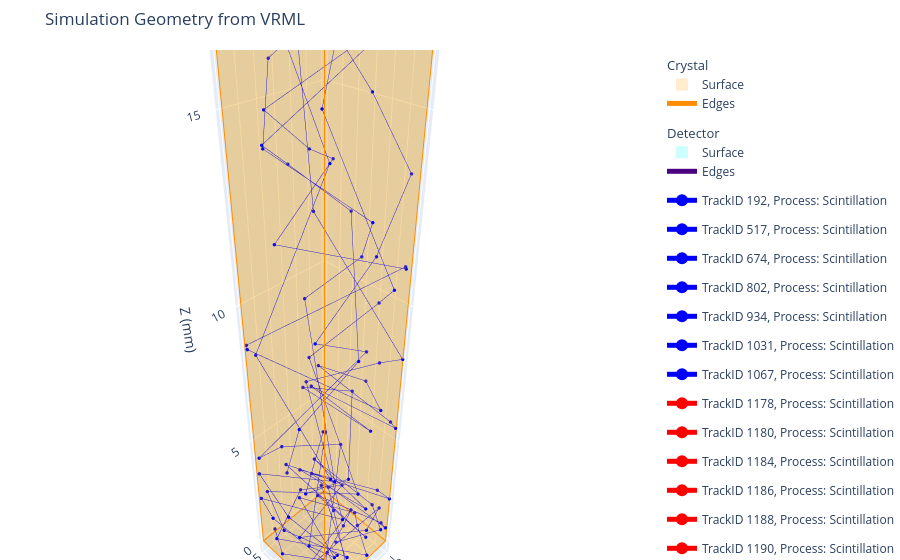

Write notebook code for a chart like this one.
### Code cell
style_sheet_path = "wrl_stylesheet.example.json"

fig = plot_wrl.plot_wrl_file(
    "../../sim_geometry.wrl",
    style_sheet=style_sheet_path,
    exclude_patterns=["world:*"],
    # exclude_patterns=["crystal:*", "world:*"],
    exclude_mode="replace",
)


opt_event_df = opt_phsa_df.filter(pl.col("EventID")== non_passed_through_track_ids//100000)
crystal_event_df = crystal_phsa_df.filter(pl.col("EventID") == non_passed_through_track_ids//100000)

# selected_track_id = np.arange(0,4)
colors = ["red", "blue", "green", "orange"]
tracks_to_plot = []
opt_track_ids = opt_event_df["TrackID"].unique().to_numpy()
opt_track_parent_ids = opt_event_df["ParentID"].unique().to_numpy()
for i, track_id in enumerate(opt_track_parent_ids):
    tracks_to_plot.append(create_plotly_go_track(
        crystal_event_df.filter(pl.col("TrackID") == track_id),
        style={"line": {"color": colors[1], "width": 1}, "marker": {"color": colors[1], "size": 2}},
    ))

opt_track_ids = opt_event_df["TrackID"].unique().to_numpy()
for i, track_id in enumerate(opt_track_ids):
    tracks_to_plot.append(create_plotly_go_track_with_steps(
        opt_event_df.filter(pl.col("TrackID") == track_id),
        style={"line": {"color": colors[0], "width": 1}, "marker": {"color": colors[0], "size": 2}},
    ))
fig.add_traces(
    tracks_to_plot,
)
fig.show()

### Figure 1 — Plotly figure (JSON) as saved in the notebook; plotly's stock layout.template omitted (floating-point values rounded to 4 significant figures)
{"data": [{"color": "orange", "flatshading": true, "i": [0, 0, 4, 4, 7, 7, 6, 6, 5, 5, 4, 4], "j": [3, 2, 7, 3, 6, 2, 5, 1, 4, 0, 5, 6], "k": [2, 1, 3, 0, 2, 3, 1, 2, 0, 1, 6, 7], "legendgroup": "Geometry Crystal", "legendgrouptitle": {"text": "Crystal"}, "name": "Surface", "opacity": 0.2, "showlegend": true, "type": "mesh3d", "x": [-1.5, 1.5, 1.5, -1.5, -1.5, 1.5, 1.5, -1.5], "y": [-1.5, -1.5, 1.5, 1.5, -1.5, -1.5, 1.5, 1.5], "z": [0, 0, 0, 0, 20, 20, 20, 20]}, {"hoverinfo": "skip", "legendgroup": "Geometry Crystal", "line": {"color": "darkorange", "width": 2}, "mode": "lines", "name": "Edges", "showlegend": true, "type": "scatter3d", "x": [-1.5, -1.5, null, 1.5, -1.5, null, 1.5, 1.5, null, -1.5, 1.5, null, -1.5, -1.5, null, -1.5, -1.5, null, -1.5, -1.5, null, 1.5, -1.5, null, 1.5, 1.5, null, 1.5, 1.5, null, 1.5, 1.5, null, -1.5, 1.5, null], "y": [-1.5, 1.5, null, 1.5, 1.5, null, -1.5, 1.5, null, -1.5, -1.5, null, -1.5, 1.5, null, 1.5, 1.5, null, -1.5, -1.5, null, 1.5, 1.5, null, 1.5, 1.5, null, -1.5, 1.5, null, -1.5, -1.5, null, -1.5, -1.5, null], "z": [0, 0, null, 0, 0, null, 0, 0, null, 0, 0, null, 20, 20, null, 0, 20, null, 0, 20, null, 20, 20, null, 0, 20, null, 20, 20, null, 0, 20, null, 20, 20, null]}, {"color": "cyan", "flatshading": true, "i": [0, 0, 4, 4, 7, 7, 6, 6, 5, 5, 4, 4], "j": [3, 2, 7, 3, 6, 2, 5, 1, 4, 0, 5, 6], "k": [2, 1, 3, 0, 2, 3, 1, 2, 0, 1, 6, 7], "legendgroup": "Geometry Detector", "legendgrouptitle": {"text": "Detector"}, "name": "Surface", "opacity": 0.2, "showlegend": true, "type": "mesh3d", "x": [-1.5, 1.5, 1.5, -1.5, -1.5, 1.5, 1.5, -1.5], "y": [-1.5, -1.5, 1.5, 1.5, -1.5, -1.5, 1.5, 1.5], "z": [20, 20, 20, 20, 20.1, 20.1, 20.1, 20.1]}, {"hoverinfo": "skip", "legendgroup": "Geometry Detector", "line": {"color": "indigo", "width": 2}, "mode": "lines", "name": "Edges", "showlegend": true, "type": "scatter3d", "x": [-1.5, -1.5, null, 1.5, -1.5, null, 1.5, 1.5, null, -1.5, 1.5, null, -1.5, -1.5, null, -1.5, -1.5, null, -1.5, -1.5, null, 1.5, -1.5, null, 1.5, 1.5, null, 1.5, 1.5, null, 1.5, 1.5, null, -1.5, 1.5, null], "y": [-1.5, 1.5, null, 1.5, 1.5, null, -1.5, 1.5, null, -1.5, -1.5, null, -1.5, 1.5, null, 1.5, 1.5, null, -1.5, -1.5, null, 1.5, 1.5, null, 1.5, 1.5, null, -1.5, 1.5, null, -1.5, -1.5, null, -1.5, -1.5, null], "z": [20, 20, null, 20, 20, null, 20, 20, null, 20, 20, null, 20.1, 20.1, null, 20, 20.1, null, 20, 20.1, null, 20.1, 20.1, null, 20, 20.1, null, 20.1, 20.1, null, 20, 20.1, null, 20.1, 20.1, null]}, {"line": {"color": "blue", "width": 1}, "marker": {"color": "blue", "size": 2}, "mode": "markers+lines", "name": "TrackID 192, Process: Scintillation", "type": "scatter3d", "x": [-0.2468, -1.16, -1.5, -0.9949, -0.2979, -0.2972, -1.5, -1.491, -0.8484, -1.416, -1.5, -1.138, -0.389, 0.299, 1.275, 1.167, 1.363, 1.376, 1.383], "y": [0.3182, 1.5, 0.8022, -1.5, 1.5, -1.5, 0.9763, 1.5, -1.5, 1.5, 1.238, -1.5, 1.5, -1.5, 1.5, -1.5, 1.5, -1.5, -1.406], "z": [4.441e-16, 0.9957, 1.342, 2.183, 2.934, 2.209, 2.271, 2.316, 1.54, 0.8383, 0.7663, 0.05386, 1.382, 2.98, 5.707, 8.2, 14.66, 19.92, 20.0]}, {"line": {"color": "blue", "width": 1}, "marker": {"color": "blue", "size": 2}, "mode": "markers+lines", "name": "TrackID shape: (0,)\nSeries: 'TrackID' [i32]\n[\n], Process: shape: (0,)\nSeries: 'TrackCreatorProcess' [str]\n[\n]", "type": "scatter3d", "x": [], "y": [], "z": []}, {"line": {"color": "blue", "width": 1}, "marker": {"color": "blue", "size": 2}, "mode": "markers+lines", "name": "TrackID 517, Process: Scintillation", "type": "scatter3d", "x": [0.2793, 1.5, 0.3265, -1.5, -0.255, 1.5, -0.1045, -0.5822, -0.8105, -0.8203], "y": [-1.5, 0.5648, 1.5, -0.541, -1.5, -0.2748, 1.5, -1.5, 1.5, 1.157], "z": [2.545, 7.086, 9.279, 11.96, 13.3, 14.57, 16.78, 18.61, 19.79, 20.0]}, {"line": {"color": "blue", "width": 1}, "marker": {"color": "blue", "size": 2}, "mode": "markers+lines", "name": "TrackID 674, Process: Scintillation", "type": "scatter3d", "x": [1.463, 1.5, -1.5, 0.4385, 1.5, -1.5, 1.5, -0.1301, -1.5, 0.255, 1.5, -0.9292], "y": [1.5, 1.469, -0.726, -1.5, -1.316, 0.2075, 1.201, 1.5, 1.25, 1.5, 1.322, 1.451], "z": [1.253, 1.279, 3.145, 3.957, 4.43, 7.758, 10.33, 12.05, 13.52, 15.73, 17.37, 20.0]}, {"line": {"color": "blue", "width": 1}, "marker": {"color": "blue", "size": 2}, "mode": "markers+lines", "name": "TrackID 802, Process: Scintillation", "type": "scatter3d", "x": [0.2455, 0.8056, 1.5, 1.424, 0.7513, -0.6901, -1.5, -1.489, -1.091, 1.5, 1.115], "y": [0.3776, 1.5, -0.8531, -1.5, 1.5, -1.5, 0.7047, 1.5, -1.5, 0.6045, 0.9499], "z": [4.441e-16, 0.6957, 1.916, 2.26, 3.436, 6.026, 7.641, 8.255, 11.76, 19.0, 20.0]}, {"line": {"color": "blue", "width": 1}, "marker": {"color": "blue", "size": 2}, "mode": "markers+lines", "name": "TrackID 934, Process: Scintillation", "type": "scatter3d", "x": [0.9493, 1.5, 1.415, 1.114, -0.7066, -1.5, 0.05586, 1.5, 0.1887, -1.5, 0.8258], "y": [1.5, -0.06597, -1.5, 1.5, -1.5, -0.1203, 1.5, -0.2467, -1.5, -1.006, 0.747], "z": [1.843, 2.75, 3.474, 5.474, 9.169, 10.79, 12.96, 14.5, 15.8, 16.97, 20.0]}, {"line": {"color": "blue", "width": 1}, "marker": {"color": "blue", "size": 2}, "mode": "markers+lines", "name": "TrackID 1031, Process: Scintillation", "type": "scatter3d", "x": [0.487, 1.5, 1.16, 0.104, -0.832, -1.5, -0.8786, 1.5, 1.11, 0.3265], "y": [1.5, -0.3192, -1.5, 1.5, -1.5, 0.5531, 1.5, 1.439, 1.5, 0.798], "z": [1.222, 1.817, 2.367, 4.019, 6.926, 9.643, 10.8, 15.68, 17.16, 20.0]}, {"line": {"color": "blue", "width": 1}, "marker": {"color": "blue", "size": 2}, "mode": "markers+lines", "name": "TrackID 1067, Process: Scintillation", "type": "scatter3d", "x": [0.9681, 1.5, 0.446, -1.33, -1.5, -1.119, 0.4334, 1.5, -0.9041, -1.5, 1.5, -1.5, -0.4027, 1.5, -1.5, -0.3004, 1.5, -0.5086, -1.269, -1.5, -0.2311, 1.078, 1.5, -1.5, -1.432, 1.5, 0.5514, -1.5, -0.5435, -0.3002, -0.9031, -1.459, -1.5, -1.221, -1.5, -0.6897, 1.5, 1.446, -1.5, -1.279, 1.5, -1.5, -0.9744, 1.5, -0.5417, -1.5, 1.5, 1.306], "y": [-1.5, -0.4915, 1.5, -1.5, -1.305, -0.6453, 1.5, 0.9214, 0.04539, -0.1485, 0.5563, 1.107, 1.5, 0.4142, -0.6129, -1.5, -0.7361, 1.5, 0.3882, 0.03637, -1.5, 1.5, 0.834, -1.455, -1.5, 0.7442, 1.5, -0.2877, -1.5, 1.5, -1.5, 1.5, 1.268, -1.5, 0.2386, 1.5, -1.404, -1.5, 1.317, 1.5, -0.04698, -1.197, -1.5, -0.149, 1.5, 0.8012, -1.104, -1.412], "z": [0.1485, 0.3458, 0.822, 0.4631, 0.3789, -7.772e-16, 0.349, 0.4864, -1.11e-16, 0.1508, 0.5287, 1.456, 1.734, 2.201, 1.109, 1.137, 0.9362, 0.2439, 4.441e-16, 0.1557, 0.7635, 1.867, 2.204, 3.198, 3.223, 4.615, 5.08, 5.891, 5.884, 6.375, 5.701, 5.619, 5.682, 6.364, 6.65, 6.897, 8.646, 8.709, 11.11, 11.22, 12.39, 13.17, 13.49, 15.31, 17.02, 17.75, 19.79, 20.0]}, {"line": {"color": "red", "width": 1}, "marker": {"color": "red", "size": 2}, "mode": "markers+lines", "name": "TrackID 1178, Process: Scintillation", "type": "scatter3d", "x": [1.306, 1.5], "y": [-1.412, -1.399], "z": [20.0, 20.09]}, {"line": {"color": "red", "width": 1}, "marker": {"color": "red", "size": 2}, "mode": "markers+lines", "name": "TrackID 1180, Process: Scintillation", "type": "scatter3d", "x": [0.3265, 0.4967], "y": [0.798, 0.5166], "z": [20.0, 20.1]}, {"line": {"color": "red", "width": 1}, "marker": {"color": "red", "size": 2}, "mode": "markers+lines", "name": "TrackID 1184, Process: Scintillation", "type": "scatter3d", "x": [0.8258, 0.8316], "y": [0.747, 0.7459], "z": [20.0, 20.1]}, {"line": {"color": "red", "width": 1}, "marker": {"color": "red", "size": 2}, "mode": "markers+lines", "name": "TrackID 1186, Process: Scintillation", "type": "scatter3d", "x": [1.115, 1.237], "y": [0.9499, 1.064], "z": [20.0, 20.1]}, {"line": {"color": "red", "width": 1}, "marker": {"color": "red", "size": 2}, "mode": "markers+lines", "name": "TrackID 1188, Process: Scintillation", "type": "scatter3d", "x": [-0.9292, -0.9523], "y": [1.451, 1.5], "z": [20.0, 20.08]}, {"line": {"color": "red", "width": 1}, "marker": {"color": "red", "size": 2}, "mode": "markers+lines", "name": "TrackID 1190, Process: Scintillation", "type": "scatter3d", "x": [-0.8203, -0.8784], "y": [1.157, 1.088], "z": [20.0, 20.1]}, {"line": {"color": "red", "width": 1}, "marker": {"color": "red", "size": 2}, "mode": "markers+lines", "name": "TrackID 1192, Process: Scintillation", "type": "scatter3d", "x": [-0.3933, -0.2588], "y": [1.223, 1.021], "z": [20.0, 20.1]}, {"line": {"color": "red", "width": 1}, "marker": {"color": "red", "size": 2}, "mode": "markers+lines", "name": "TrackID 1195, Process: Scintillation", "type": "scatter3d", "x": [1.383, 1.35], "y": [-1.406, -1.29], "z": [20.0, 20.1]}], "layout": {"legend": {"itemsizing": "constant"}, "margin": {"b": 0, "l": 0, "r": 0, "t": 50}, "scene": {"aspectmode": "data", "camera": {"eye": {"x": 1.5, "y": 1.5, "z": 1.5}}, "xaxis": {"title": {"text": "X (mm)"}}, "yaxis": {"title": {"text": "Y (mm)"}}, "zaxis": {"title": {"text": "Z (mm)"}}}, "title": {"text": "Simulation Geometry from VRML"}}}
